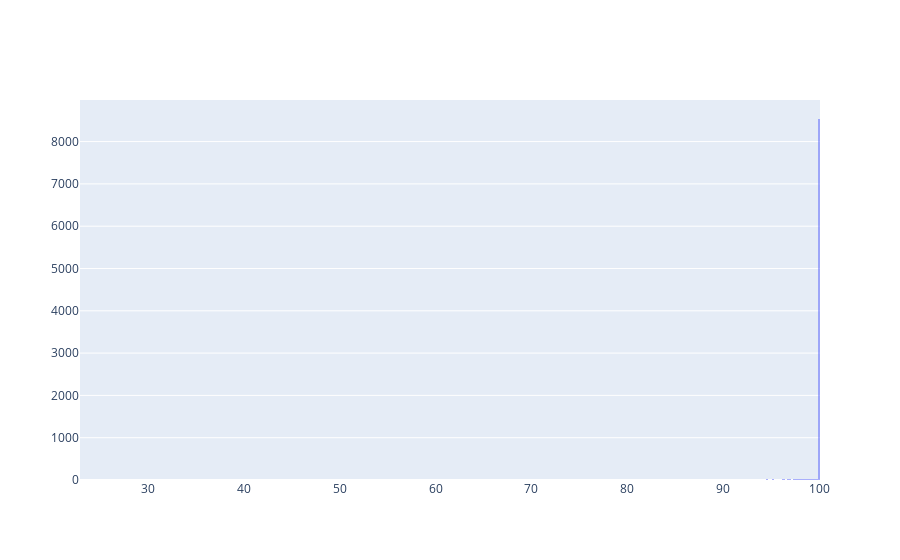

Write notebook code for a chart like this one.
### Markdown cell above
### Average scroll percentage per user

### Code cell
# Average scroll time across each user
## Average readtime per user
avg_scroll_percentage = df.groupby(by = 'user_id')['scroll_percentage'].mean()

fig = go.Figure()
fig.add_trace(go.Histogram(x=avg_scroll_percentage))


# Overlay both histograms
fig.update_layout(barmode='overlay')
# Reduce opacity to see both histograms
fig.update_traces(opacity=0.55)
fig.show()

### Figure 1 — Plotly figure (JSON) as saved in the notebook; plotly's stock layout.template omitted (floating-point values rounded to 4 significant figures; data arrays with more than 128 entries replaced by an {"elided": "..."} marker saying what was removed)
{"data": [{"opacity": 0.55, "type": "histogram", "x": {"elided": "9194 float values"}}], "layout": {"barmode": "overlay"}}
